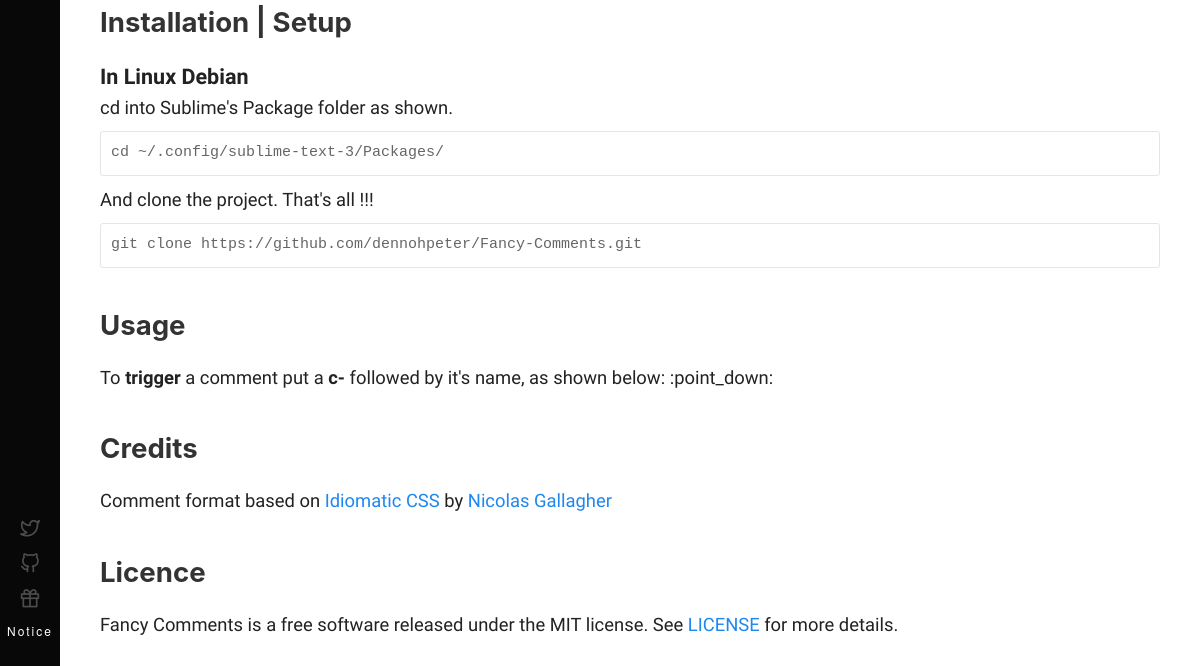
The page /projects/fancy-comments/ (lower part) on the database as committed earlier.
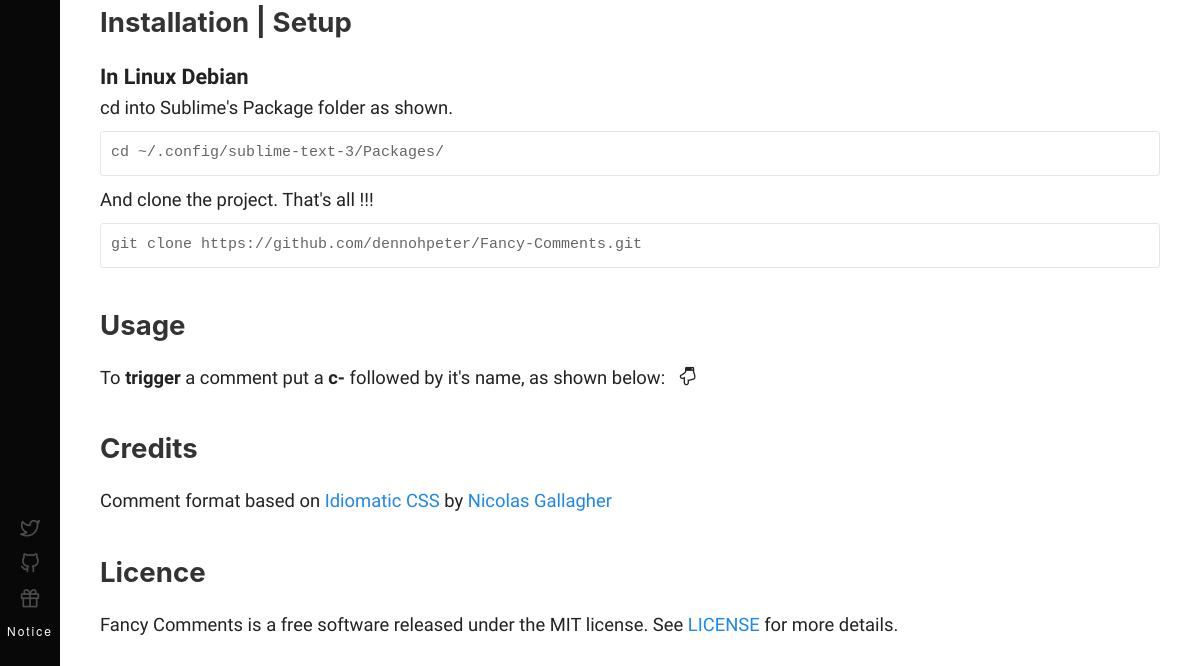
The same page on the database as committed later.
### base/models.py (models this page shows, shortened)
class Project(models.Model):
    name = models.CharField(max_length=40)
    slug_name = models.SlugField()
    intro = models.TextField()
    subtitle = models.CharField(max_length=150)
    options = [
        ('web', 'web'),
        ('games', 'games'),
        ('plugins', 'plugins'),
        ('design', 'art & design'),
        ('deepshit', 'deepshit')]
    category = models.CharField(max_length=4, choices=options, default='code')
    preview = models.CharField(max_length=150)
    open_source = models.BooleanField(default=False)
    options = [('maintained', 'maintained'),
               ('unmaintained', 'unmaintained')]
    status = models.CharField(
        max_length=12, choices=options, default='maintained')
    source = models.CharField(blank=True, max_length=40)
    source_url = models.URLField(blank=True)
    releases = models.CharField(blank=True, max_length=40)
    release_url = models.URLField(blank=True)
    homepage = models.CharField(blank=True, max_length=40)
    homepage_url = models.URLField()
    description = models.TextField()
    works = models.TextField()
    get_started = models.TextField()
    has_installation = models.BooleanField(default=False)
    installation = models.TextField(blank=True)
    usage = models.TextField(blank=True)
    credits = models.TextField()
    license = models.TextField()
    created_date = models.DateTimeField(editable=False, default=timezone.now)

### base/views.py (the view)
# urls.py: path('projects/<slug:name>/', views.project_details, name='more'),
def project_details(request, name):
    project = get_object_or_404(Project, slug_name=name)
    return render(request, "projects/show.html", {"project": project})

### base/templates/projects/show.html (shortened to what this page needs)
{% extends 'base.html' %}
{% load staticfiles %}
{% block content %}
<div class="project-preview">
	{% if project.has_installation %}
	<h2>Installation | Setup</h2>
	{{ project.installation | safe }}
	<h2>Usage</h2>
	{{ project.usage | safe }}
	{% endif %}
	<h2>Credits</h2>
	<p>{{ project.credits | safe }}</p>
	{% if project.open_source %}
	<h2>Licence</h2>
	<p>{{ project.name }} is a free software released under the MIT license. See
	<a href="{{ project.source_url }}/blob/master/LICENSE" target="_blank" class="link-blue">
	LICENSE</a> for more details.
	</p>
	{% endif %}
	<br>
</div>
{% endblock %}

Rows that differ between the two databases and show on the page:
changed Project "Comment format based on Idiomatic CSS by Nicolas Gallagher": usage "To trigger a comment put a c- followed by it's name, as shown below: :point_down:" → "To trigger a comment put a c- followed by it's name, as shown below:"
